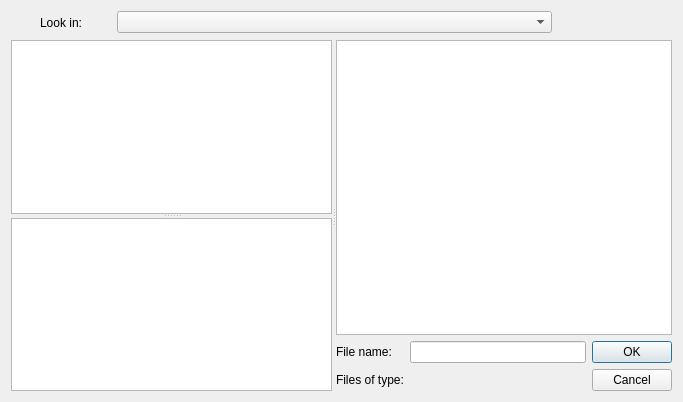
<?xml version="1.0" encoding="UTF-8"?>
<ui version="4.0">
 <class>pvFileDialog</class>
 <widget class="QDialog" name="pvFileDialog">
  <property name="geometry">
   <rect>
    <x>0</x>
    <y>0</y>
    <width>683</width>
    <height>402</height>
   </rect>
  </property>
  <property name="windowTitle">
   <string>Dialog</string>
  </property>
  <layout class="QGridLayout" name="gridLayout">
   <item row="0" column="0">
    <layout class="QHBoxLayout">
     <property name="spacing">
      <number>6</number>
     </property>
     <property name="margin">
      <number>0</number>
     </property>
     <item>
      <widget class="QLabel" name="label_3">
       <property name="sizePolicy">
        <sizepolicy hsizetype="Fixed" vsizetype="Preferred">
         <horstretch>0</horstretch>
         <verstretch>0</verstretch>
        </sizepolicy>
       </property>
       <property name="minimumSize">
        <size>
         <width>100</width>
         <height>0</height>
        </size>
       </property>
       <property name="maximumSize">
        <size>
         <width>100</width>
         <height>16777215</height>
        </size>
       </property>
       <property name="text">
        <string>Look in:</string>
       </property>
       <property name="alignment">
        <set>Qt::AlignCenter</set>
       </property>
      </widget>
     </item>
     <item>
      <widget class="QComboBox" name="Parents">
       <property name="sizePolicy">
        <sizepolicy hsizetype="Expanding" vsizetype="Fixed">
         <horstretch>0</horstretch>
         <verstretch>0</verstretch>
        </sizepolicy>
       </property>
      </widget>
     </item>
     <item>
      <widget class="QToolButton" name="NavigateBack">
       <property name="toolTip">
        <string>Navigate Back</string>
       </property>
       <property name="text">
        <string/>
       </property>
       <property name="autoRaise">
        <bool>true</bool>
       </property>
      </widget>
     </item>
     <item>
      <widget class="QToolButton" name="NavigateForward">
       <property name="toolTip">
        <string>Navigate Forward</string>
       </property>
       <property name="text">
        <string/>
       </property>
       <property name="autoRaise">
        <bool>true</bool>
       </property>
      </widget>
     </item>
     <item>
      <widget class="QToolButton" name="NavigateUp">
       <property name="toolTip">
        <string>Navigate Up</string>
       </property>
       <property name="text">
        <string/>
       </property>
       <property name="autoRaise">
        <bool>true</bool>
       </property>
      </widget>
     </item>
     <item>
      <widget class="QToolButton" name="CreateFolder">
       <property name="toolTip">
        <string>Create New Folder</string>
       </property>
       <property name="text">
        <string/>
       </property>
       <property name="autoRaise">
        <bool>true</bool>
       </property>
      </widget>
     </item>
    </layout>
   </item>
   <item row="1" column="0">
    <widget class="QSplitter" name="mainSplitter">
     <property name="orientation">
      <enum>Qt::Horizontal</enum>
     </property>
     <widget class="QSplitter" name="splitter">
      <property name="sizePolicy">
       <sizepolicy hsizetype="Preferred" vsizetype="Expanding">
        <horstretch>0</horstretch>
        <verstretch>0</verstretch>
       </sizepolicy>
      </property>
      <property name="orientation">
       <enum>Qt::Vertical</enum>
      </property>
      <widget class="QListView" name="Favorites">
       <property name="sizePolicy">
        <sizepolicy hsizetype="Preferred" vsizetype="Expanding">
         <horstretch>1</horstretch>
         <verstretch>0</verstretch>
        </sizepolicy>
       </property>
       <property name="minimumSize">
        <size>
         <width>100</width>
         <height>0</height>
        </size>
       </property>
      </widget>
      <widget class="QListView" name="Recent">
       <property name="sizePolicy">
        <sizepolicy hsizetype="Preferred" vsizetype="Expanding">
         <horstretch>1</horstretch>
         <verstretch>0</verstretch>
        </sizepolicy>
       </property>
       <property name="minimumSize">
        <size>
         <width>100</width>
         <height>0</height>
        </size>
       </property>
      </widget>
     </widget>
     <widget class="QWidget" name="">
      <layout class="QVBoxLayout" name="verticalLayout">
       <item>
        <widget class="QTreeView" name="Files">
         <property name="sizePolicy">
          <sizepolicy hsizetype="Expanding" vsizetype="Expanding">
           <horstretch>2</horstretch>
           <verstretch>0</verstretch>
          </sizepolicy>
         </property>
        </widget>
       </item>
       <item>
        <layout class="QGridLayout">
         <property name="margin">
          <number>0</number>
         </property>
         <property name="spacing">
          <number>6</number>
         </property>
         <item row="0" column="0">
          <widget class="QLabel" name="label_2">
           <property name="text">
            <string>File name:</string>
           </property>
          </widget>
         </item>
         <item row="0" column="1">
          <widget class="QLineEdit" name="FileName"/>
         </item>
         <item row="0" column="2">
          <widget class="QPushButton" name="OK">
           <property name="text">
            <string>OK</string>
           </property>
          </widget>
         </item>
         <item row="1" column="0">
          <widget class="QLabel" name="label">
           <property name="text">
            <string>Files of type:</string>
           </property>
          </widget>
         </item>
         <item row="1" column="2">
          <widget class="QPushButton" name="Cancel">
           <property name="text">
            <string>Cancel</string>
           </property>
          </widget>
         </item>
        </layout>
       </item>
      </layout>
     </widget>
    </widget>
   </item>
  </layout>
 </widget>
 <tabstops>
  <tabstop>FileName</tabstop>
  <tabstop>FileType</tabstop>
  <tabstop>OK</tabstop>
  <tabstop>Cancel</tabstop>
  <tabstop>Parents</tabstop>
  <tabstop>NavigateBack</tabstop>
  <tabstop>NavigateForward</tabstop>
  <tabstop>NavigateUp</tabstop>
  <tabstop>CreateFolder</tabstop>
  <tabstop>Favorites</tabstop>
  <tabstop>Files</tabstop>
 </tabstops>
 <resources/>
 <connections>
  <connection>
   <sender>OK</sender>
   <signal>clicked()</signal>
   <receiver>pvFileDialog</receiver>
   <slot>accept()</slot>
   <hints>
    <hint type="sourcelabel">
     <x>487</x>
     <y>371</y>
    </hint>
    <hint type="destinationlabel">
     <x>60</x>
     <y>368</y>
    </hint>
   </hints>
  </connection>
  <connection>
   <sender>Cancel</sender>
   <signal>clicked()</signal>
   <receiver>pvFileDialog</receiver>
   <slot>reject()</slot>
   <hints>
    <hint type="sourcelabel">
     <x>487</x>
     <y>404</y>
    </hint>
    <hint type="destinationlabel">
     <x>84</x>
     <y>388</y>
    </hint>
   </hints>
  </connection>
 </connections>
</ui>
